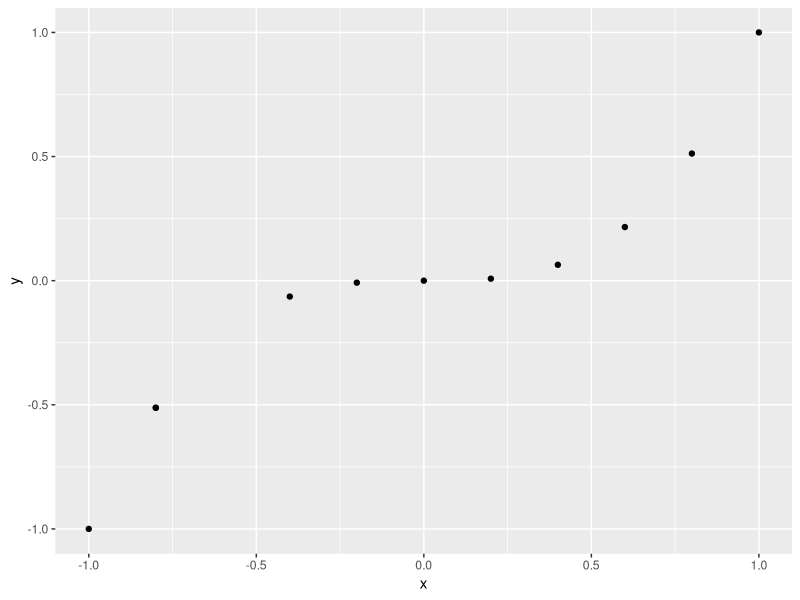
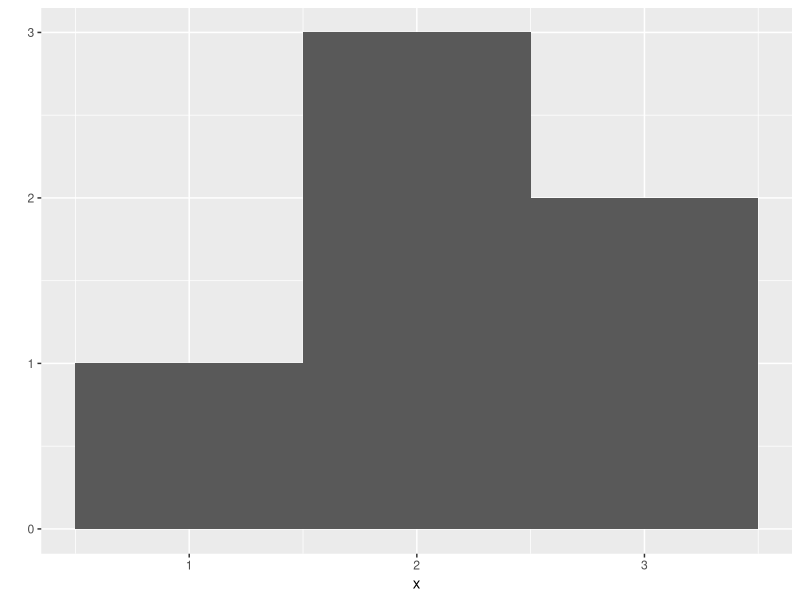
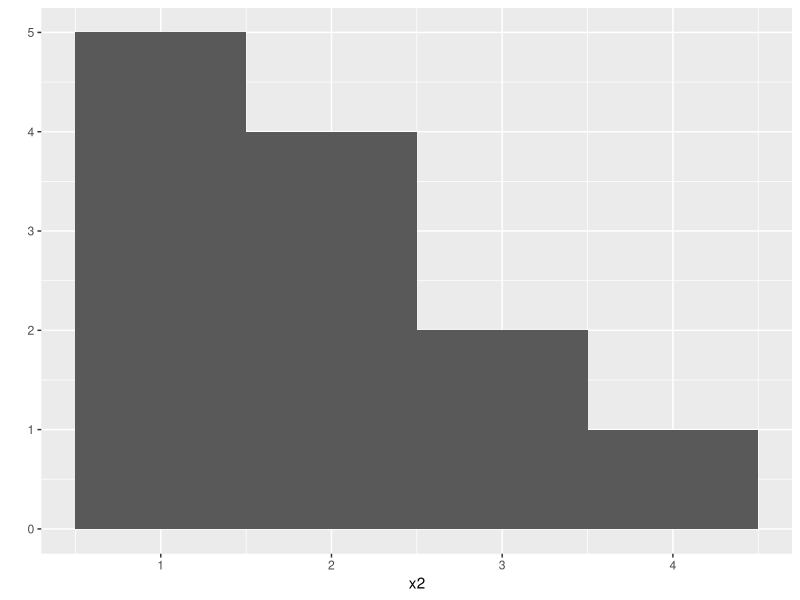
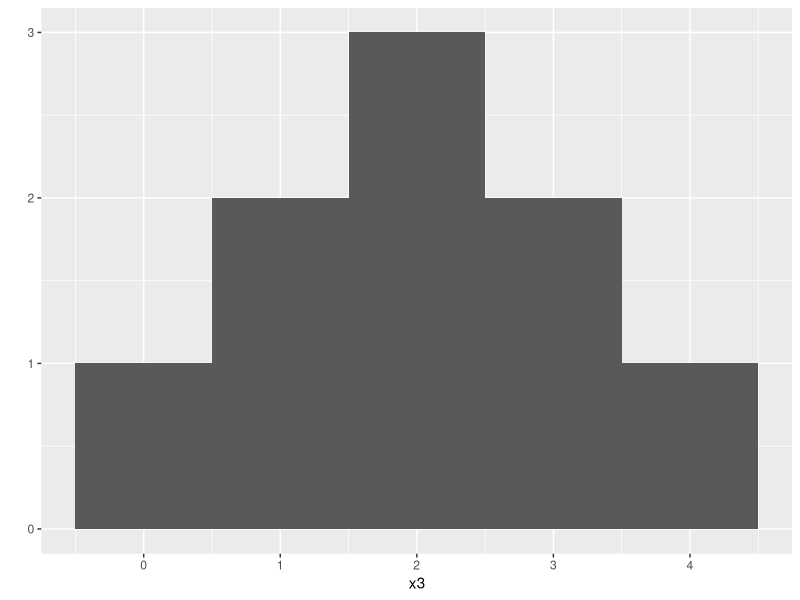

Generate these figures, in order, with R: (Note: this script raises an error after producing the figures.)
install.packages("ggplot2")
library("ggplot2")
qplot

x<- c(-1, -0.8, -0.8, -0.4, -0.2, 0, 0.2, 0.4, 0.6, 0.8, 1)
x
y<- x^3
y
qplot(x,y)

x<- c(1,2,2,2,3,3)
qplot(x,binwidth=1)

x2<- c(1,1,1,1,1,2,2,2,2,3,3,4)
qplot(x2, binwidth=1)

x3<- c(0,1,1,2,2,2,3,3,4)
qplot(x3, binwidth=1)

replicate(3,1+1)
replicate(10,roll())

rolls<- replicate(10000, roll())
qplot(rolls, binwidth=1)

roll <- function() {die <- 1:6 ; dice <- sample(die, size = 2, replace = TRUE, prob = c(1/8, 1/8, 1/8, 1/8, 1/8, 3/8)) ; sum(dice)
}

rolls <- replicate(10000, roll())
qplot(rolls, binwidth = 1)

?sqrt
?log10
?sample
??log
